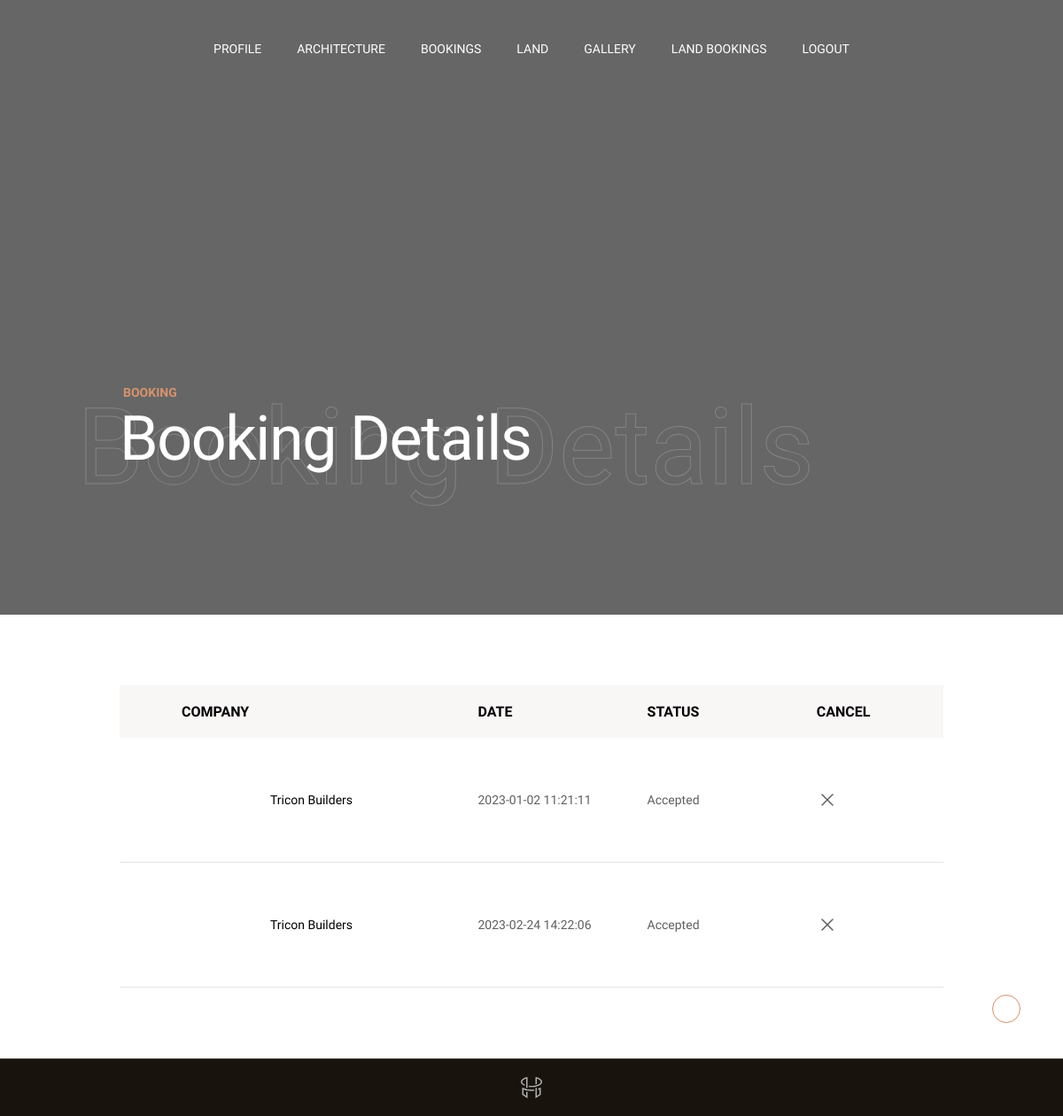
Screenshot of /bookingdetails.php (signed in) with the database file from the repository.
### tables this page shows
CREATE TABLE IF NOT EXISTS `company_booking` (
  `b_id` int(30) NOT NULL AUTO_INCREMENT,
  `bl_id` int(30) NOT NULL,
  `bcl_id` int(30) NOT NULL,
  `b_fname` varchar(100) NOT NULL,
  `b_lname` varchar(100) NOT NULL,
  `b_email` varchar(100) NOT NULL,
  `b_address` varchar(100) NOT NULL,
  `b_contactnumber` varchar(100) NOT NULL,
  `b_status` varchar(100) NOT NULL,
  `b_date` timestamp NOT NULL DEFAULT CURRENT_TIMESTAMP,
  PRIMARY KEY (`b_id`)
);

CREATE TABLE IF NOT EXISTS `company_registration` (
  `c_id` int(30) NOT NULL AUTO_INCREMENT,
  `cl_id` int(30) NOT NULL,
  `c_companyname` varchar(100) NOT NULL,
  `c_address` varchar(100) NOT NULL,
  `c_email` varchar(100) NOT NULL,
  `c_password` varchar(100) NOT NULL,
  `c_phonenumber` varchar(100) NOT NULL,
  `map` text NOT NULL,
  `pincode` int(6) NOT NULL,
  `c_file` varchar(100) NOT NULL,
  PRIMARY KEY (`c_id`)
);

### bookingdetails.php (the view, shortened to what this page needs)
<?php
include 'uheader.php';
?>
  <div class="content-wrapper  js-content-wrapper">
        <section class="page-masthead">
          <div data-parallax="0.6" class="page-masthead__bg">
          </div>
          <div class="container">
            <div class="page-masthead__content">
              <div class="row justify-content-between md:justify-content-center align-items-center">
                <div class="col-lg-9 col-md-10">
                  <div data-anim="slide-up delay-1">
                    <div class="page-masthead__subtitle">Booking</div>
                    <div class="page-masthead__back_title">Booking Details</div>
                    <h1 class="page-masthead__title text-white">Booking Details</h1>
                  </div>
                </div>
              </div>
            </div>
          </div>
        </section>
        <section class="layout-pt-md layout-pb-md">
          <div class="container">
            <div class="row x-gap-60">
              <div class="col-lg">
                <div class="shopCart-header sm:d-none">
                  <div class="row no-gutters justify-content-between">
                    <div class="col-md-4">
                      <div class="shopCart-header__title">
                        Company
                      </div>
                    </div>
                    <div class="col-md-2">
                      <div class="shopCart-header__title">
                        Date
                      </div>
                    </div>
                    <div class="col-md-2">
                      <div class="shopCart-header__title">
                        Status
                      </div>
                    </div>
                    <div class="col-md-2">
                      <div class="shopCart-header__title">
                        Cancel
                      </div>
                    </div>
                  </div>
                </div>
                <div class="shopCart-products">
                  <?php
                    $result = $con->query("SELECT company_registration.c_companyname,company_booking.b_date,company_booking.b_status,company_registration.c_file,company_booking.b_id  FROM company_booking INNER JOIN company_registration ON company_booking.bcl_id=company_registration.c_id WHERE company_booking.bl_id=$l_id");
                               while($row= mysqli_fetch_array($result))
                                 {
                                  ?>
                  <div class="shopCart-products__item">
                    <div class="row no-gutters y-gap-10 justify-content-between">
                      <div class="col-md-4">
                        <div class="shopCart-products__product">
                          <div class="image">
                            <div class="bg-image js-lazy" data-bg="../uploads/<?php echo  $c_file= $row['c_file']; ?>"></div>
                          </div>
                          <div class="title"><?php echo  $c_companyname= $row['c_companyname']; ?></div>
                        </div>
                      </div>
                      <div class="col-md-2 sm:mt-16">
                        <div class="d-flex h-100 align-items-center">
                          <div class="shopCart-products__price text-grey">
                             <?php echo  $b_date=$row['b_date']; ?>
                          </div>
                        </div>
                      </div>
                      <div class="col-md-2">
                        <div class="d-flex h-100 align-items-center">
                          <div class="shopCart-products__quantity text-grey">
                            <?php
  $b_status=$row['b_status'];
if($b_status=='Accepted')
{
 ?>
 <a href="enterdetails.php?b_id=<?php echo $row['b_id']; ?>">Accepted</a>
 <?php
}
else
{
  echo "Booked";
}
                             ?>
                          </div>
                        </div>
                      </div>
                      <div class="col-md-2">
                        <div class="d-flex h-100 align-items-center">
                          <div class="shopCart-products__subtotal text-grey">
                            <div class="shopCart-products__cross">
                       <a href="deletebooking.php?b_id=<?php echo $row['b_id']; ?>"> <i class="icon" data-feather="x"></i></a>
                      </div>
                          </div>
                        </div>
                      </div>
                    </div>
                  </div>
                <?php   }
                                 ?>
                </div>
              </div>
              </div>
          </div>
        </section>
       <?php
include 'ufooter.php';
?>

### rows the page displays
company_booking: company_registration.c_companyname "Tricon Builders", b_date "2023-01-02 11:21:11"
company_booking: company_registration.c_companyname "Tricon Builders", b_date "2023-02-24 14:22:06"
